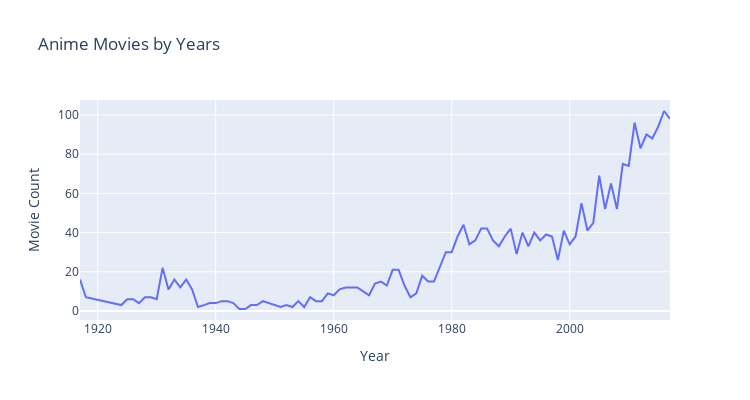

Write notebook code for a chart like this one.
### Code cell
fig = px.line(anime_movies_years, x="Year", y="Movie Count", 
    title='Anime Movies by Years', width=750, height=400)
fig.show()

### Figure 1 — Plotly figure (JSON) as saved in the notebook; plotly's stock layout.template omitted (floating-point values rounded to 4 significant figures)
{"data": [{"hoverlabel": {"namelength": 0}, "hovertemplate": "Year=%{x}<br>Movie Count=%{y}", "legendgroup": "", "line": {"color": "#636efa", "dash": "solid"}, "mode": "lines", "name": "", "showlegend": false, "type": "scatter", "x": ["1917", "1918", "1924", "1925", "1926", "1927", "1928", "1929", "1930", "1931", "1932", "1933", "1934", "1935", "1936", "1937", "1938", "1939", "1940", "1941", "1942", "1943", "1944", "1945", "1946", "1947", "1948", "1949", "1950", "1951", "1952", "1953", "1954", "1955", "1956", "1957", "1958", "1959", "1960", "1961", "1962", "1963", "1964", "1965", "1966", "1967", "1968", "1969", "1970", "1971", "1972", "1973", "1974", "1975", "1976", "1977", "1978", "1979", "1980", "1981", "1982", "1983", "1984", "1985", "1986", "1987", "1988", "1989", "1990", "1991", "1992", "1993", "1994", "1995", "1996", "1997", "1998", "1999", "2000", "2001", "2002", "2003", "2004", "2005", "2006", "2007", "2008", "2009", "2010", "2011", "2012", "2013", "2014", "2015", "2016", "2017"], "xaxis": "x", "y": [16, 7, 3, 6, 6, 4, 7, 7, 6, 22, 11, 16, 12, 16, 11, 2, 3, 4, 4, 5, 5, 4, 1, 1, 3, 3, 5, 4, 3, 2, 3, 2, 5, 2, 7, 5, 5, 9, 8, 11, 12, 12, 12, 10, 8, 14, 15, 13, 21, 21, 13, 7, 9, 18, 15, 15, 23, 30, 30, 38, 44, 34, 36, 42, 42, 36, 33, 38, 42, 29, 40, 33, 40, 36, 39, 38, 26, 41, 34, 38, 55, 41, 45, 69, 52, 65, 52, 75, 74, 96, 83, 90, 88, 94, 102, 98], "yaxis": "y"}], "layout": {"height": 400, "legend": {"tracegroupgap": 0}, "title": {"text": "Anime Movies by Years"}, "width": 750, "xaxis": {"anchor": "y", "domain": [0, 1], "title": {"text": "Year"}}, "yaxis": {"anchor": "x", "domain": [0, 1], "title": {"text": "Movie Count"}}}}
